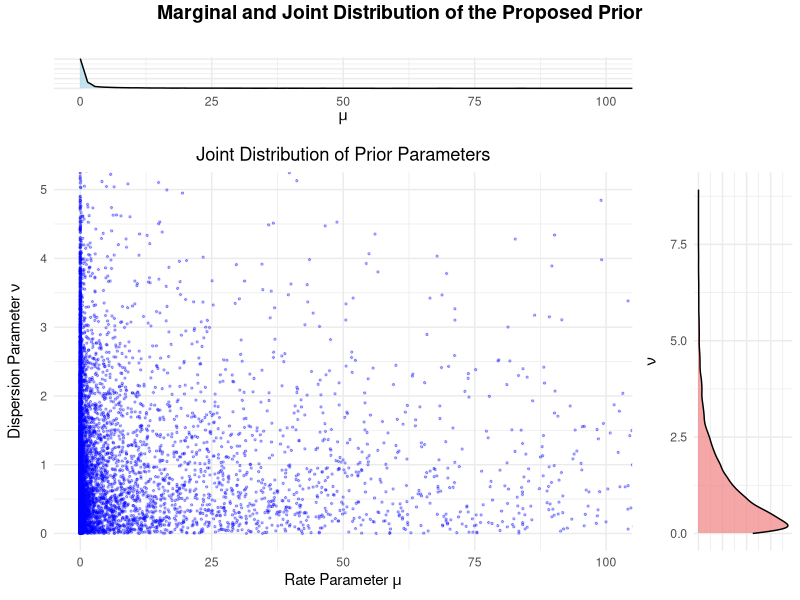

The R source for this figure:
library(ggplot2)
library(ggpubr)

# Parameters
N <- 10000 # Number of samples
mu_alpha_prior <- 0.1
mu_beta_prior <- 0.01
nu_alpha_prior <- 1
nu_beta_prior <- 1

# Simulation
set.seed(42) # for reproducibility
mu_samples <- rgamma(N, shape = mu_alpha_prior, rate = mu_beta_prior)
nu_samples <- rgamma(N, shape = nu_alpha_prior, rate = nu_beta_prior)

# Create a data frame
prior_data <- data.frame(mu = mu_samples, nu = nu_samples)

# Joint Distribution Plot
p_joint <- ggplot(prior_data, aes(x = mu, y = nu)) +
  geom_point(alpha = 0.3, size = 0.5, color = "blue") +
  labs(
    x = expression(paste("Rate Parameter ", mu)),
    y = expression(paste("Dispersion Parameter ", nu)),
    title = "Joint Distribution of Prior Parameters"
  ) +
  theme_minimal() +
  coord_cartesian(xlim = c(0, 100), ylim = c(0, 5)) +
  theme(plot.title = element_text(hjust = 0.5))

# Marginal Distribution for mu
p_mu_marginal <- ggplot(prior_data, aes(x = mu)) +
  geom_density(fill = "lightblue", alpha = 0.7) +
  labs(x = expression(mu), y = "Density") +
  theme_minimal() +
  coord_cartesian(xlim = c(0, 100)) +
  theme(axis.title.y = element_blank(), axis.text.y = element_blank())

# Marginal Distribution for nu
p_nu_marginal <- ggplot(prior_data, aes(x = nu)) +
  geom_density(fill = "lightcoral", alpha = 0.7) +
  labs(x = expression(nu), y = "Density") +
  theme_minimal() +
  coord_cartesian(xlim = c(0, 5)) +
  coord_flip() +
  theme(axis.title.x = element_blank(), axis.text.x = element_blank())

# Arrange the plots using ggarrange
# The main plot is the joint, with marginals on the top and right
final_plot <- ggarrange(
  p_mu_marginal,
  NULL,
  p_joint,
  p_nu_marginal,
  ncol = 2,
  nrow = 2,
  widths = c(4, 1),
  heights = c(1, 4),
  align = "hv"
)

# Add a common title and save the plot
final_plot_with_title <- annotate_figure(
  final_plot,
  top = text_grob(
    "Marginal and Joint Distribution of the Proposed Prior",
    face = "bold",
    size = 14
  )
)

final_plot_with_title
